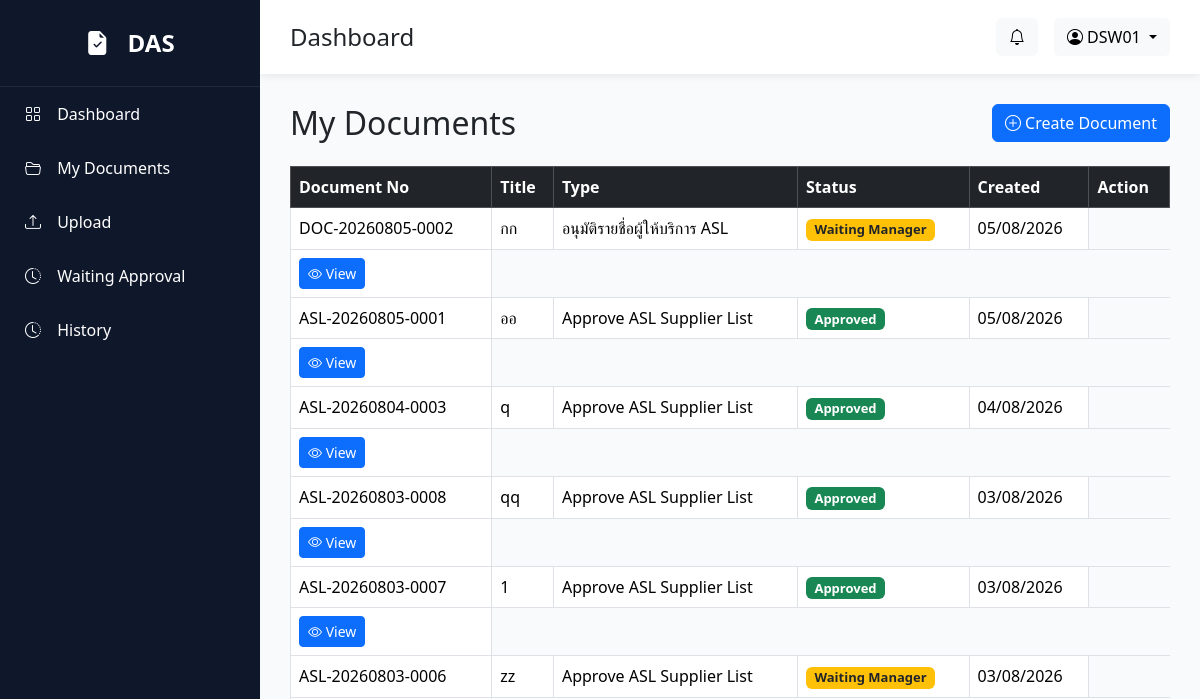
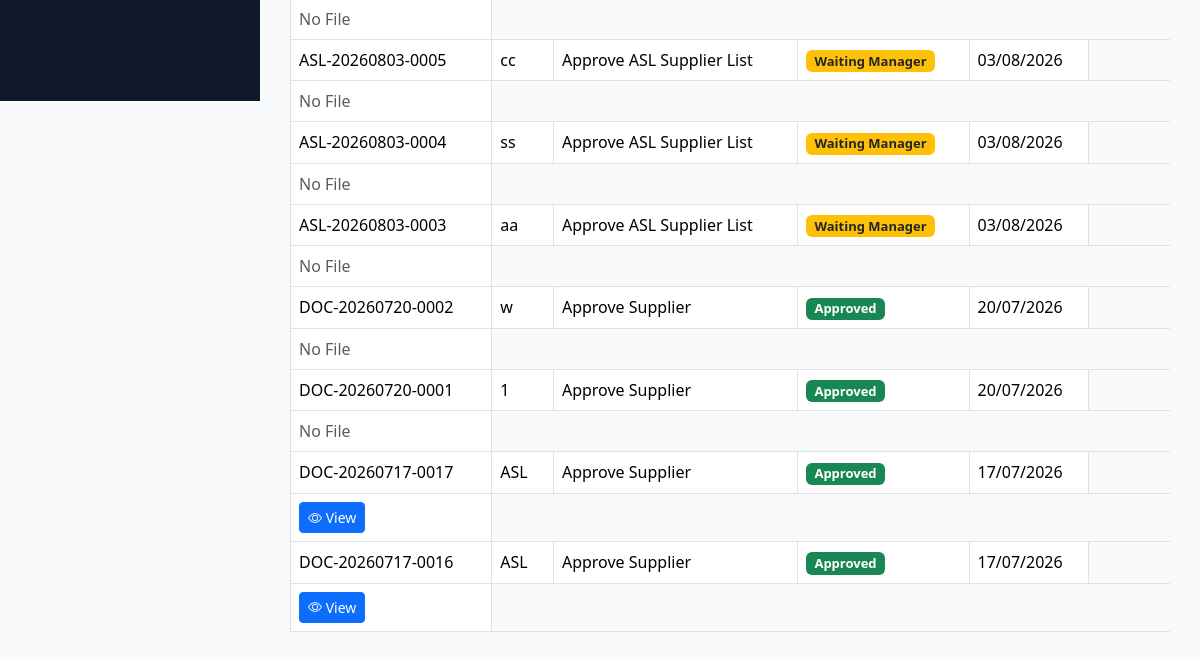
The app's page /documents (signed in), older data (2 pictures, top to bottom).
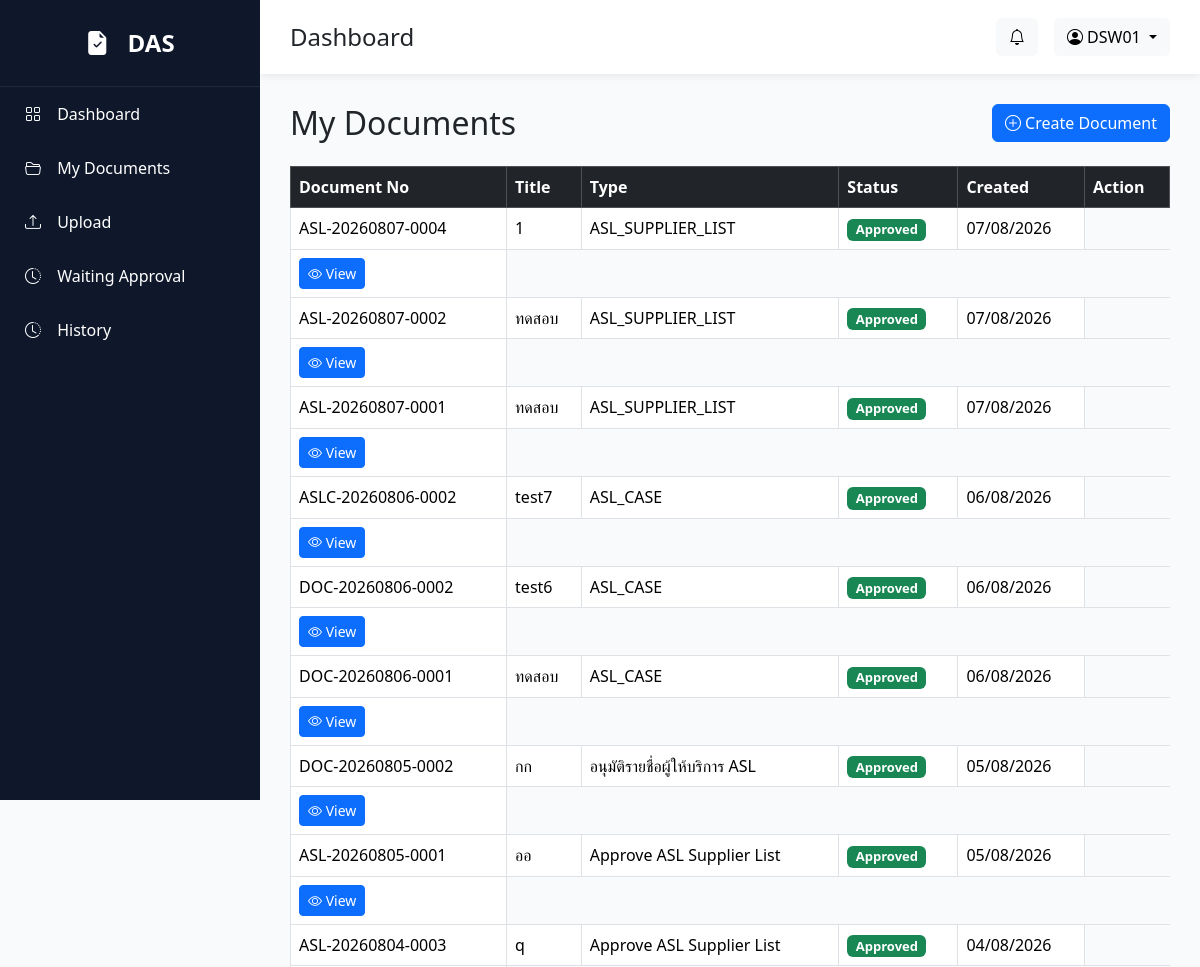
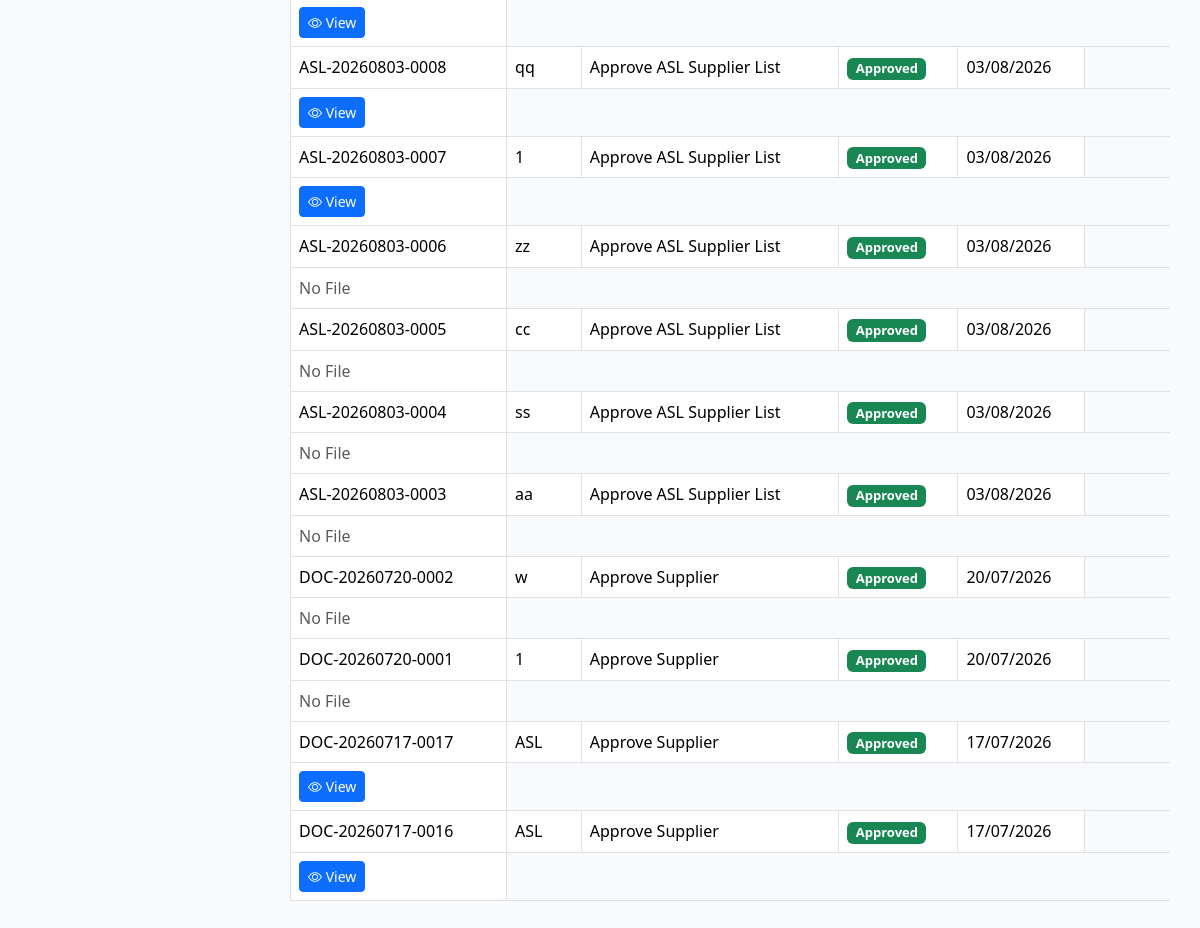
The same page, newer data (2 pictures, top to bottom).
### models/user.py (models this page shows)
class User(UserMixin, db.Model):
    __tablename__ = "users"
    id = db.Column(db.Integer, primary_key=True)
    employee_id = db.Column(db.String(20), unique=True, nullable=False)
    fullname = db.Column(db.String(200), nullable=False)
    username = db.Column(db.String(100), unique=True)
    password = db.Column(db.String(255), nullable=False)
    email = db.Column(db.String(150))
    department = db.Column(db.String(100))
    position = db.Column(db.String(100))
    role = db.Column(db.String(50), default="Employee")
    status = db.Column(db.String(20), default="Active")
    created_at = db.Column(db.DateTime, default=datetime.utcnow)
    approval_steps = db.relationship(
        "ApprovalStep",
        backref="approver",
        lazy=True
    )

### models/document.py (models this page shows)
class Document(db.Model):
    __tablename__ = "documents"
    id = db.Column(db.Integer, primary_key=True)
    document_no = db.Column(db.String(30), unique=True, nullable=False)
    title = db.Column(db.String(255), nullable=False)
    document_type = db.Column(db.String(100), nullable=False)
    description = db.Column(db.Text)
    file_name = db.Column(db.String(255))
    status = db.Column(db.String(50), default="Waiting Manager")
    created_by = db.Column(db.String(20))
    current_approver = db.Column(db.String(20))
    created_at = db.Column(
        db.DateTime,
        default=lambda: datetime.utcnow() + timedelta(hours=7)
    )
    approval_steps = db.relationship(
        "ApprovalStep",
        backref="document",
        lazy=True,
        cascade="all, delete-orphan",
        order_by="ApprovalStep.sequence"
    )

### routes/document.py (the view)
@document_bp.route("/documents")
@login_required
def document_list():
    if current_user.role == "Admin":
        documents = Document.query.order_by(
            Document.created_at.desc()
        ).all()
    else:
        documents = Document.query.filter_by(
            created_by=current_user.employee_id
        ).order_by(
            Document.created_at.desc()
        ).all()
    return render_template(
        "documents/list.html",
        documents=documents
    )

### app.py (called while the page is built)
@login_manager.user_loader
def load_user(user_id):
    return User.query.get(int(user_id))

### templates/documents/list.html (shortened to what this page needs)
{% extends 'layout/base.html' %}
{% block content %}
<div class="d-flex flex-column flex-md-row justify-content-between align-items-start align-items-md-center mb-4">
    <h2 class="mb-3 mb-md-0">
        My Documents
    </h2>
    <a href="/documents/create" class="btn btn-primary">
        <i class="bi bi-plus-circle"></i>
        Create Document
    </a>
</div>
<div class="table-responsive d-none d-lg-block">
    <table class="table table-bordered table-hover">
        <thead class="table-dark">
            <tr>
                <th>Document No</th>
                <th>Title</th>
                <th>Type</th>
                <th>Status</th>
                <th>Created</th>
                <th>Action</th>
            </tr>
        </thead>
        <tbody>
            {% for doc in documents %}
            <tr>
                <td>{{ doc.document_no }}</td>
                <td>{{ doc.title }}</td>
                <td>{{ doc.document_type }}</td>
                <td>
                    {% if doc.status == "Approved" %}
                    <span class="badge bg-success">
                        Approved
                    </span>
                    {% elif doc.status == "Rejected" %}
                    <span class="badge bg-danger">
                        Rejected
                    </span>
                    {% else %}
                    <span class="badge bg-warning text-dark">
                        {{ doc.status }}
                    </span>
                    {% endif %}
                </td>
                <td>
                    {{ doc.created_at.strftime('%d/%m/%Y') }}
                </td>
            </tr>
            <td>
                {% if doc.file_name %}
                <a href="/documents/view/{{ doc.file_name }}" target="_blank" class="btn btn-sm btn-primary">
                    <i class="bi bi-eye"></i>
                    View
                </a>
                {% else %}
                <span class="text-muted">
                    No File
                </span>
                {% endif %}
            </td>
            {% endfor %}
        </tbody>
    </table>
</div>
{% endblock %}

### templates/layout/base.html (shortened to what this page needs)
<!DOCTYPE html>
<html lang="en">
<head>
    <link href="https://cdn.jsdelivr.net/npm/bootstrap@5.3.7/dist/css/bootstrap.min.css" rel="stylesheet">
    <link href="https://cdn.jsdelivr.net/npm/bootstrap-icons@1.11.3/font/bootstrap-icons.min.css" rel="stylesheet">
    <link rel="stylesheet" href="{{ url_for('static', filename='css/style.css') }}">
</head>
<body>
    <div class="wrapper">
        <div class="sidebar d-none d-lg-block">
            <div class="logo">
                <i class="bi bi-file-earmark-check-fill"></i>
                DAS
            </div>
            <a href="/dashboard">
                <i class="bi bi-grid"></i>
                Dashboard
            </a>
            <a href="/documents">
                <i class="bi bi-folder2-open"></i>
                My Documents
            </a>
            <a href="/documents/create">
                <i class="bi bi-upload"></i>
                Upload
            </a>
            <a href="/documents/waiting">
                <i class="bi bi-clock-history"></i>
                Waiting Approval
            </a>
            <a href="/history">
                <i class="bi bi-clock-history"></i>
                History
            </a>
        </div>
        <div class="main">
            <div class="topbar">
                <div class="d-flex align-items-center">
                    <h4 class="mb-0">
                        {% block page_title %}
                        Dashboard
                        {% endblock %}
                    </h4>
                </div>
                <div class="d-flex align-items-center gap-3">
                    <button class="btn btn-light position-relative">
                        <i class="bi bi-bell"></i>
                    </button>
                    <div class="dropdown">
                        <button class="btn btn-light dropdown-toggle" data-bs-toggle="dropdown">
                            <i class="bi bi-person-circle"></i>
                            {{ current_user.employee_id }}
                        </button>
                    </div>
                </div>
            </div>
            <div class="content">
                {% block content %}
                {% endblock %}
            </div>
        </div>
    </div>
</body>
</html>

### static/css/style.css (style rules this page uses)
* { margin: 0; padding: 0; box-sizing: border-box; font-family: 'Segoe UI', sans-serif; }
body { background: #F8FAFC; }
.wrapper { display: flex; }
.sidebar { width: 260px; height: 100vh; background: #0F172A; color: white; position: fixed; }
.logo { padding: 25px; font-size: 24px; font-weight: bold; text-align: center; border-bottom: 1px solid #1E293B; }
.sidebar a { color: white; text-decoration: none; display: block; padding: 15px 25px; transition: .3s; }
.sidebar i { margin-right: 12px; }
.main { margin-left: 260px; width: 100%; }
.topbar { background: white; padding: 18px 30px; display: flex; justify-content: space-between; align-items: center; box-shadow: 0 2px 8px rgba(0, 0, 0, .08); }
.content { padding: 30px; }
.badge { font-size: 13px; }
.table-responsive { overflow-x: auto; }

Row changes from the older to the newer data that the page shows:
added Document: document_no "ASL-20260807-0004", title "1", document_type "ASL_SUPPLIER_LIST", status "Approved", created_at "07/08/2026"
added Document: document_no "ASL-20260807-0002", title "ทดสอบ", document_type "ASL_SUPPLIER_LIST", status "Approved", created_at "07/08/2026"
added Document: document_no "ASL-20260807-0001", title "ทดสอบ", document_type "ASL_SUPPLIER_LIST", status "Approved", created_at "07/08/2026"
added Document: document_no "ASLC-20260806-0002", title "test7", document_type "ASL_CASE", status "Approved", created_at "06/08/2026"
added Document: document_no "DOC-20260806-0002", title "test6", document_type "ASL_CASE", status "Approved", created_at "06/08/2026"
added Document: document_no "DOC-20260806-0001", title "ทดสอบ", document_type "ASL_CASE", status "Approved", created_at "06/08/2026"
changed Document "DOC-20260805-0002": status "Waiting Manager" → (not shown); now shows "Approved"
changed Document "ASL-20260803-0006": status "Waiting Manager" → (not shown); now shows "Approved"
changed Document "ASL-20260803-0005": status "Waiting Manager" → (not shown); now shows "Approved"
changed Document "ASL-20260803-0004": status "Waiting Manager" → (not shown); now shows "Approved"
changed Document "ASL-20260803-0003": status "Waiting Manager" → (not shown); now shows "Approved"
